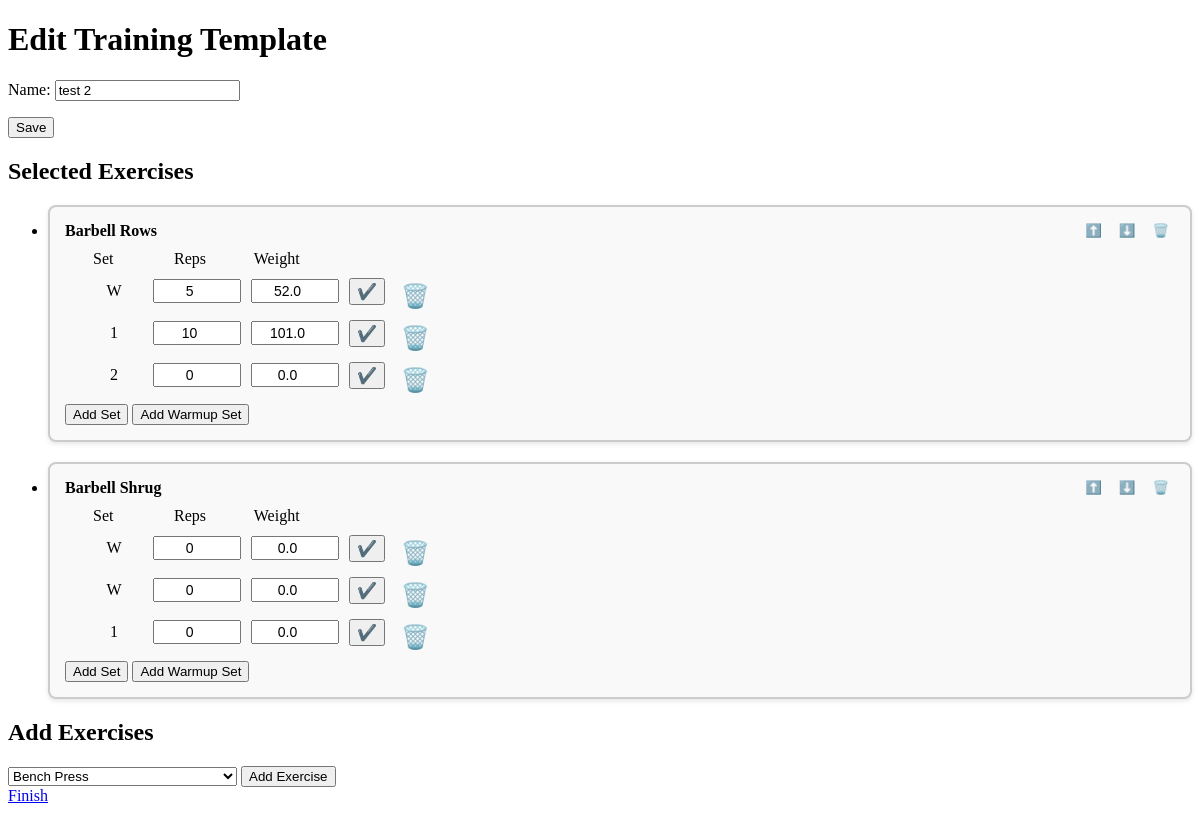
Before: /training-templates/edit/22/ with the older database file.
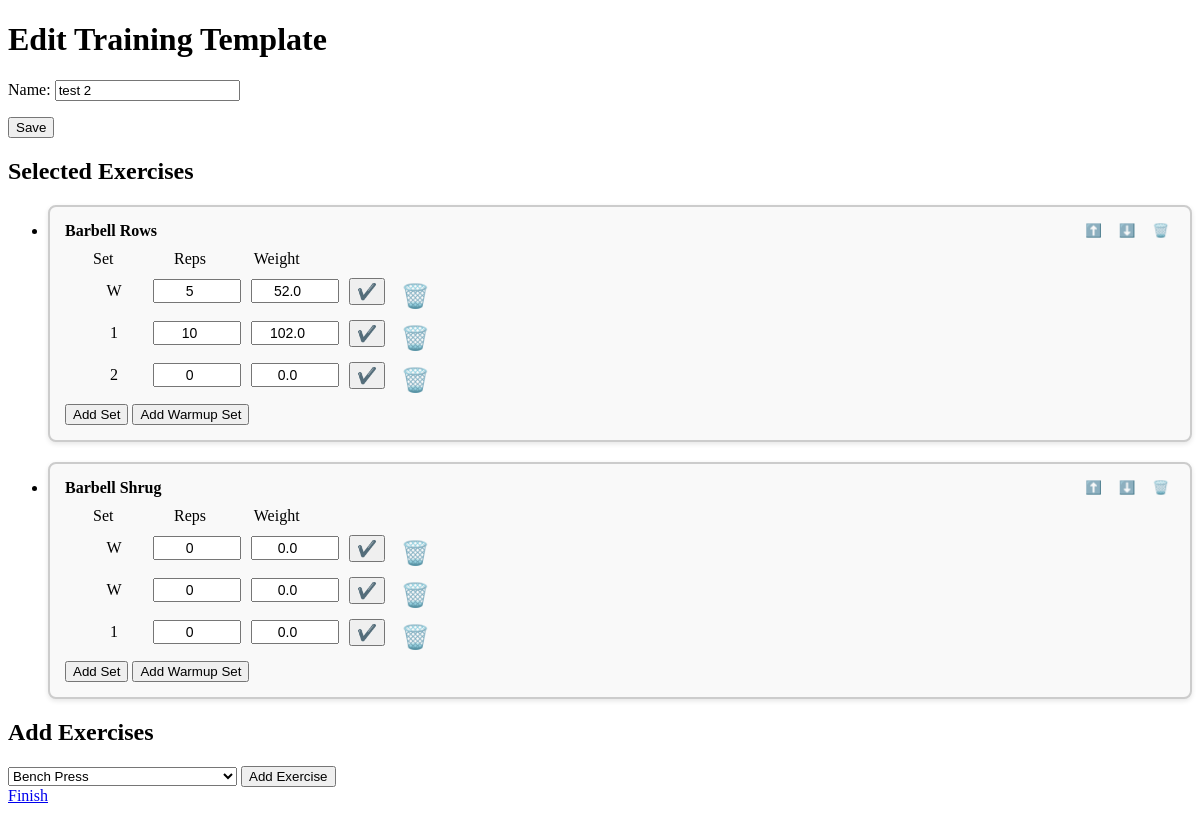
After: the same page with the newer database file.
### training_templates/models.py (models this page shows, shortened)
class Set(models.Model):
    exercise_order = models.ForeignKey(ExerciseOrder, related_name='sets', on_delete=models.CASCADE)
    set_type = models.CharField(max_length=2, choices=SetType.choices, default=SetType.NUMBERED)
    weight = models.FloatField()
    reps = models.IntegerField()
    class Meta:
        ordering = [
            models.Case(
                models.When(set_type='W', then=models.Value(0)),
                models.When(set_type__regex=r'^\d+$', then=models.Value(1)),
                default=models.Value(2),
                output_field=models.IntegerField(),
            ),
            models.Case(
                models.When(set_type='W', then=models.Value(0)),
                default=models.F('set_type'),
                output_field=models.IntegerField(),
            )
        ]

### training_templates/views.py (the view, shortened to what this page needs)
# urls.py: path('edit/<int:template_id>/', create_or_edit_training_template, name='edit_training_template'),
def create_or_edit_training_template(request, template_id=None):
    if template_id:
        training_template = get_object_or_404(TrainingTemplate, id=template_id)
    else:
        training_template = None
    form = TrainingTemplateForm(instance=training_template)
    set_form = SetForm()
    available_exercises, selected_exercises = get_exercises(training_template)
    return render(request, 'training_templates/create_training_template.html', {
        'form': form,
        'set_form': set_form,
        'exercises': available_exercises,
        'selected_exercises': selected_exercises,
        'template_id': template_id,
    })

### training_templates/forms.py
class TrainingTemplateForm(forms.ModelForm):
    class Meta:
        model = TrainingTemplate
        fields = ['name']

class SetForm(forms.ModelForm):
    class Meta:
        model = Set
        fields = ['set_type', 'weight', 'reps']

### training_templates/views.py (called while the page is built)
def get_exercises(training_template):
    selected_exercise_ids = ExerciseOrder.objects.filter(training_template=training_template).\
        values_list('exercise_id', flat=True)
    available_exercises = Exercise.objects.exclude(id__in=selected_exercise_ids)
    selected_exercises = ExerciseOrder.objects.filter(training_template=training_template).order_by('order') \
        if training_template else []
    return available_exercises, selected_exercises

### training_templates/templates/training_templates/create_training_template.html (shortened to what this page needs)
<!DOCTYPE html>
<html>
<head>
    {% load static %}
    <link rel="stylesheet" type="text/css" href="{% static 'training_templates/styles-2.css' %}">
</head>
<body>
    <h1>{% if template_id %}Edit{% else %}Create{% endif %} Training Template</h1>
    <form method="post" action="{% if template_id %}{% url 'edit_training_template' template_id=template_id %}{% else %}{% url 'create_training_template' %}{% endif %}">
        {{ form.as_p }}
        <button type="submit" name="name-form">Save</button>
    </form>
    {% if template_id %}
        {% include 'training_templates/selected_exercises.html' %}
        {% include 'training_templates/add_exercise.html' %}
    {% endif %}
    <a href="{% url 'training_template_list' %}">Finish</a>
</body>
</html>

### training_templates/templates/training_templates/selected_exercises.html (shortened to what this page needs)
{% if selected_exercises %}
    <h2>Selected Exercises</h2>
    <ul>
        {% for exercise_order in selected_exercises %}
            <li>
                <div class="exercise-container">
                    <div class="exercise-header">
                        <span class="exercise-name">{{ exercise_order.exercise.name }}</span>
                        <div class="control-icons">
                            <form method="post" action="{% url 'move_up_exercise' template_id=template_id exercise_id=exercise_order.exercise.id %}" style="display:inline;">
                                <button type="submit" class="arrow-btn">⬆️</button>
                            </form>
                            <form method="post" action="{% url 'move_down_exercise' template_id=template_id exercise_id=exercise_order.exercise.id %}" style="display:inline;">
                                <button type="submit" class="arrow-btn">⬇️</button>
                            </form>
                            <form method="post" action="{% url 'delete_exercise' template_id=template_id exercise_id=exercise_order.exercise.id %}" style="display:inline;">
                                <button type="submit" class="trashcan-btn">🗑️</button>
                            </form>
                        </div>
                    </div>
                    <div class="sets-container" >
                        <div class="set-legend">
                            <span class="set-legend-item">Set</span>
                            <span class="set-legend-item">Reps</span>
                            <span class="set-legend-item">Weight</span>
                        </div>
                        <div class="sets-list">
                            <ul>
                                {% for set in exercise_order.sets.all %}
                                    <li>
                                        <div class="set-line">
                                            <div class="set-form-container">
                                                <form method="post" class="edit-set-form">
                                                    <span class="set-type-display">{{ set.set_type }}</span>
                                                    <input type="number" name="reps" value="{{ set.reps }}" required>
                                                    <input type="number" name="weight" value="{{ set.weight }}" required>
                                                    <button type="submit" name="edit-set-form">✔️</button>
                                                </form>
                                            </div>
                                            <div class="set-trashcan-btn-container">
                                                <form method="post" action="{% url 'delete_set' template_id=template_id set_id=set.id %}" class="set-trashcan-btn">
                                                    <button type="submit" class="set-trashcan-btn">🗑️</button>
                                                </form>
                                            </div>
                                        </div>
                                    </li>
                                {% endfor %}
                            </ul>
                        </div>
                    </div>
                    <div class="add-set-form-container" id="add-set-form-{{ exercise_order.id }}">
                        <form method="post" action="{% url 'edit_training_template' template_id=template_id %}">
                            <button type="submit" name="add-set-form">Add Set</button>
                            <button type="submit" name="add-warmup-set-form">Add Warmup Set</button>
                        </form>
                    </div>
                </div>
            </li>
        {% endfor %}
    </ul>
{% endif %}

Changed rows visible on the page:
changed Set (number 2 of 6 on the later page): weight "101.0" → "102.0"
